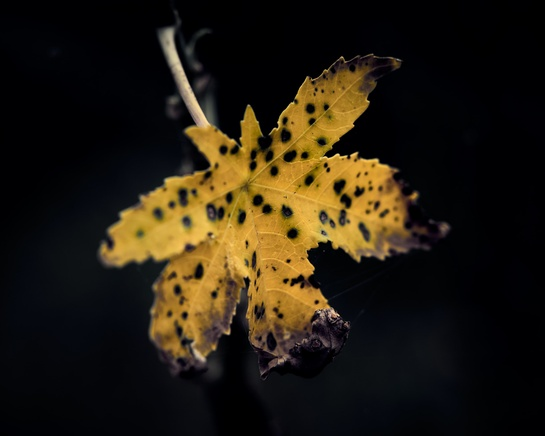
#> input picture testImg1.jpg, 545 x 436 px, shrunk from 3141 x 2513 before the run, given in place of beach.jpg, which was not available
$ python ex1_main.py   (older library calls are emulated)
#> lines starting #> are read from the running program, lines starting #| are printed output that depends on the picture; pictures that were not available may be replaced by others from this repository, and a replacement may not be noted
### ex1_utils.py
"""
        '########:'##::::'##::::'##:::
         ##.....::. ##::'##:::'####:::
         ##::::::::. ##'##::::.. ##:::
         ######:::::. ###::::::: ##:::
         ##...:::::: ## ##:::::: ##:::
         ##:::::::: ##:. ##::::: ##:::
         ########: ##:::. ##::'######:
        ........::..:::::..:::......::
"""
from typing import List
import cv2
import numpy as np
import matplotlib.pyplot as plt
from PIL.GimpGradientFile import EPSILON

LOAD_GRAY_SCALE = 1
LOAD_RGB = 2


def myID() -> np.int:
    """
    Return my ID (not the friend's ID I copied from)
    :return: int
    """
    return 323010835


# Reads an image and returns the image converted as requested (1 -> grayscale, 2 -> RGB)
def imReadAndConvert(filename:str, representation:int)->np.ndarray:
    image = cv2.imread(filename)
    # if grayscale
    if (representation == 1):
        gray = cv2.cvtColor(image, cv2.COLOR_BGR2GRAY)
        # normalize to [0,1]
        norm_image = cv2.normalize(gray, None, alpha=0, beta=1, norm_type=cv2.NORM_MINMAX, dtype=cv2.CV_32F)
        return norm_image
    # if rgb
    else:
        rgb = cv2.cvtColor(image, cv2.COLOR_BGR2RGB)
        # normalize to [0,1]
        norm_image = cv2.normalize(rgb, None, alpha=0, beta=1, norm_type=cv2.NORM_MINMAX, dtype=cv2.CV_32F)
        return norm_image

    """
    Reads an image, and returns the image converted as requested
    :param filename: The path to the image
    :param representation: GRAY_SCALE or RGB
    :return: The image object
    """


# Reads an image as RGB or grayscale and displays it
def imDisplay(filename:str, representation:int)->None:
    src = imReadAndConvert(filename, representation)
    cv2.imshow('im',src)
    cv2.waitKey(0)
    cv2.destroyAllWindows()
    """
    Reads an image as RGB or GRAY_SCALE and displays it
    :param filename: The path to the image
    :param representation: GRAY_SCALE or RGB
    :return: None
    """


# Converts RGB to YIQ
def transformRGB2YIQ(imRGB:np.ndarray)->np.ndarray:
    rgb_to_yiq = np.array([[0.299, 0.587, 0.114],
                           [0.59590059, -0.27455667, -0.32134392],
                           [0.21153661, -0.52273617, 0.31119955]])
    # Matrix multiply
    return np.dot(imRGB, rgb_to_yiq.T.copy())
    """
    Converts an RGB image to YIQ color space
    :param imgRGB: An Image in RGB
    :return: A YIQ in image color space
    """


#Converts YIQ to RGB
# [12 lines left out: function transformYIQ2RGB, not called in this run]


# Histogram Equalization
# Returns the histograms and the equalized array
def histogramEqualize(imOrig:np.ndarray)->(np.ndarray,np.ndarray,np.ndarray):
    # Normalize the range back to [0,255]
    imOrig = imOrig*255
    image = imOrig.astype(np.uint8)
    # Show the image
    cv2.imshow('im', image)
    hist, bins = np.histogram(image.flatten(), 256, [0, 256])

    # CumSum and normalize it
    cdf = hist.cumsum()
    cdf_normalized = cdf * hist.max() / cdf.max()

    # Show the histogram with CumSum
    plt.plot(cdf_normalized, color='b')
    plt.hist(image.flatten(), 256, [0, 256], color='r')
    plt.xlim([0, 256])
    plt.legend(('cdf', 'histogram'), loc='upper left')
    plt.show()

    # Span the values according to the algorithm
    cdf_m = np.ma.masked_equal(cdf, 0)
    cdf_m = (cdf_m - cdf_m.min()) * 255 / (cdf_m.max() - cdf_m.min())
    cdf = np.ma.filled(cdf_m, 0).astype('uint8')

    # Transform the values to a 'better' image
    img2 = cdf[image]
    cv2.imshow('im', img2)
    hist, bins = np.histogram(img2.flatten(), 256, [0, 256])

    # CumSum of the new image (should be linear)
    cdf = hist.cumsum()
    cdf_normalized = cdf * hist.max() / cdf.max()

    # Show the histogram with CumSum
    plt.plot(cdf_normalized, color='b')
    plt.hist(img2.flatten(), 256, [0, 256], color='r')
    plt.xlim([0, 256])
    plt.legend(('cdf', 'histogram'), loc='upper left')
    plt.show()

    img2 = cv2.normalize(img2, None, alpha=0, beta=1, norm_type=cv2.NORM_MINMAX, dtype=cv2.CV_32F)
    return img2, np.histogram(img2.flatten(), 256, [0, 256]), np.histogram(image.flatten(), 256, [0, 256])
    """
        Equalizes the histogram of an image
        :param imgOrig: Original Histogram
        :ret
    """


# [95 lines left out: functions quantizeImage, KmeansQuantizeImage, not called in this run]

### ex1_main.py
from ex1_utils import *
from gamma import gammaDisplay
import numpy as np
import matplotlib.pyplot as plt
import time


def histEqDemo(img_path: str, rep: int):
    img = imReadAndConvert(img_path, rep)
    imgeq, histOrg, histEq = histogramEqualize(img)

    # Display cumsum
    cumsum = np.cumsum(histOrg)
    cumsumEq = np.cumsum(histEq)
    plt.gray()
    plt.plot(range(256), cumsum, 'r')
    plt.plot(range(256), cumsumEq, 'g')

    # Display the images
    plt.figure()
    plt.imshow(img)

    plt.figure()
    plt.imshow(imgeq)
    plt.show()


def quantDemo(img_path: str, rep: int):
    img = imReadAndConvert(img_path, rep)
    st = time.time()

    img_lst, err_lst = quantizeImage(img, 3, 20)

    print("Time:%.2f" % (time.time() - st))
    print("Error 0:\t %f" % err_lst[0])
    print("Error last:\t %f" % err_lst[-1])

    plt.gray()
    plt.imshow(img_lst[0])
    plt.figure()
    plt.imshow(img_lst[-1])

    plt.figure()
    plt.plot(err_lst, 'r')
    plt.show()


def main():
    print("ID:", myID())
    img_path = 'beach.jpg'

    # Basic read and display
    imDisplay(img_path, LOAD_GRAY_SCALE)
#> in imReadAndConvert, image is the input picture: shape (436, 545, 3); mean B, G, R 16.6, 29.3, 36.9
#> in imReadAndConvert, `gray = cv2.cvtColor(image, cv2.COLOR_BGR2GRAY)`:
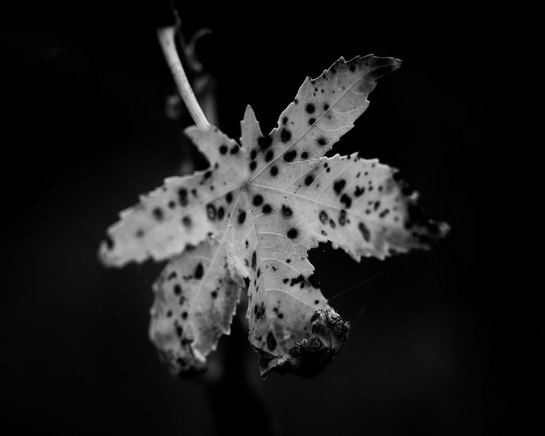
#> gray: shape (436, 545); min 0, max 227, mean 30
    imDisplay(img_path, LOAD_RGB)

    # Convert Color spaces
    img = imReadAndConvert(img_path, LOAD_RGB)
    yiq_img = transformRGB2YIQ(img)
#> in transformRGB2YIQ, `return np.dot(imRGB, rgb_to_yiq.T.copy())`:
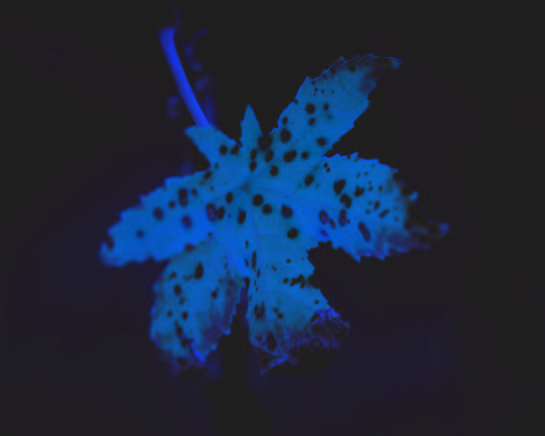
#> returned value: shape (436, 545, 3) float64; mean of channels 0, 1, 2 0.119, 0.0338, -0.00924; drawn with min black and max white
    f, ax = plt.subplots(1, 2)
    ax[0].imshow(img)
    ax[1].imshow(yiq_img)
    plt.show()
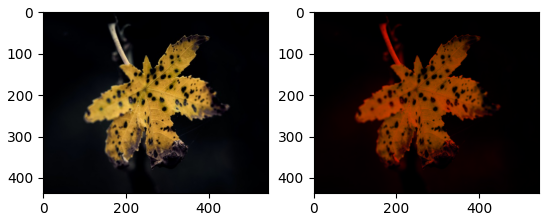
#> figure drawn by matplotlib, 2 panels

    # Image histEq
    histEqDemo(img_path, LOAD_GRAY_SCALE)
#> in histogramEqualize, `hist, bins = np.histogram(image.flatten(), 256, [0, 256])`: hist = 256 values, max 63986 at index 0, min 0 at index 9, mean 928.2; bins = 257 values from 0 to 256
#> in histogramEqualize, `cdf = hist.cumsum()`: cdf = 256 values from 63986 to 237620
#> in histogramEqualize, `cdf_normalized = cdf * hist.max() / cdf.max()`: cdf_normalized = 256 values from 17230.1 to 63986
#> in histogramEqualize, `plt.show()`:
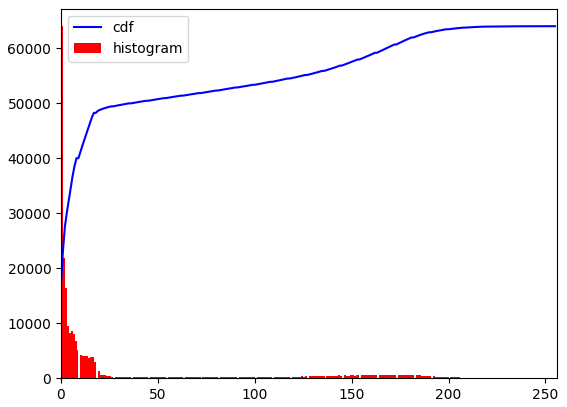
#> figure drawn by matplotlib, 1 panel; tallest bar 63986 high, from x = 0 to 1; curve peaks at x = 254, y = 63986
#> in histogramEqualize, `cdf = np.ma.filled(cdf_m, 0).astype('uint8')`: cdf = 256 values from 0 to 255
#> in histogramEqualize, `img2 = cdf[image]`:
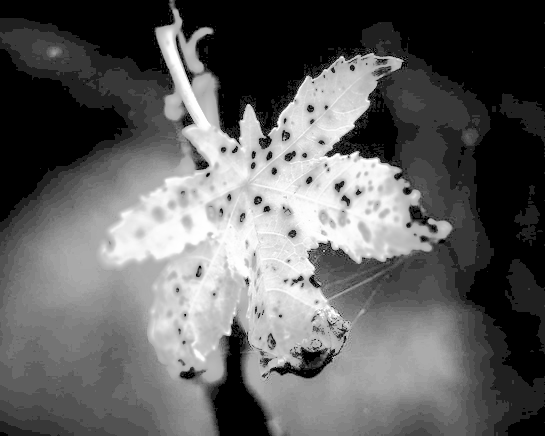
#> img2: shape (436, 545); min 0, max 255, mean 96.8
#> in histogramEqualize, `hist, bins = np.histogram(img2.flatten(), 256, [0, 256])`: hist = 256 values, max 63986 at index 0, min 0 at index 1, mean 928.2
#> in histogramEqualize, `cdf = hist.cumsum()`: cdf = 256 values from 63986 to 237620
#> in histogramEqualize, `plt.show()`:
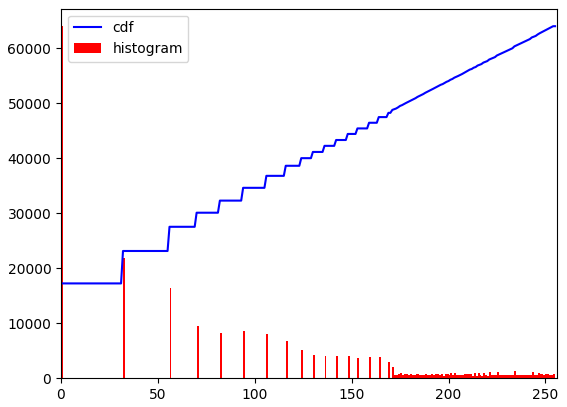
#> figure drawn by matplotlib, 1 panel; tallest bar 63986 high, from x = 0 to 1; curve peaks at x = 255, y = 63986
    histEqDemo(img_path, LOAD_RGB)

    # Image Quantization
    quantDemo(img_path, LOAD_GRAY_SCALE)
    quantDemo(img_path, LOAD_RGB)

    # Gamma
    gammaDisplay(img_path, LOAD_GRAY_SCALE)


if __name__ == '__main__':
#> (the run stopped early here; a loop or call above may not have finished)

$ run again, on testImg2.jpg
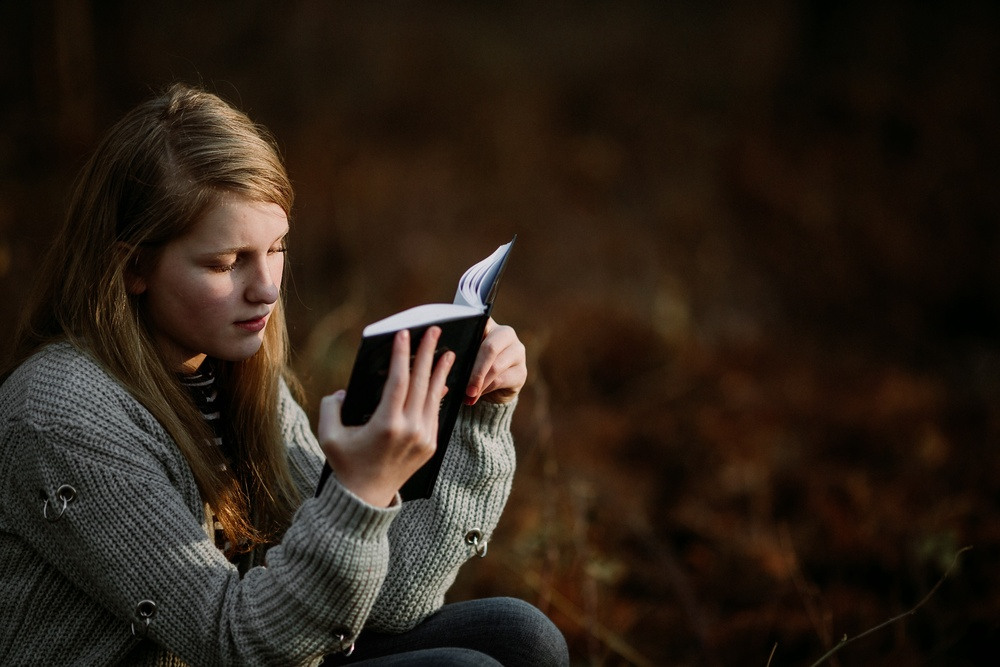
#> input picture testImg2.jpg, 1000 x 667 px, shrunk from 5760 x 3840 before the run, given in place of beach.jpg, which was not available
#> in imReadAndConvert, image is the input picture: shape (667, 1000, 3); mean B, G, R 22.8, 32.5, 43.5
#> image: shape (667, 1000)
#> in histogramEqualize, `hist, bins = np.histogram(image.flatten(), 256, [0, 256])`: hist = 256 values, max 21043 at index 9, min 0 at index 42, mean 2605.5; bins = 257 values from 0 to 256
#> in histogramEqualize, `cdf = hist.cumsum()`: cdf = 256 values from 546 to 667000
#> cdf_normalized = 256 values from 17.23 to 21043
#> in histogramEqualize, `cdf = np.ma.filled(cdf_m, 0).astype('uint8')`: cdf = 256 values from 0 to 255
#> in histogramEqualize, `img2 = cdf[image]`:
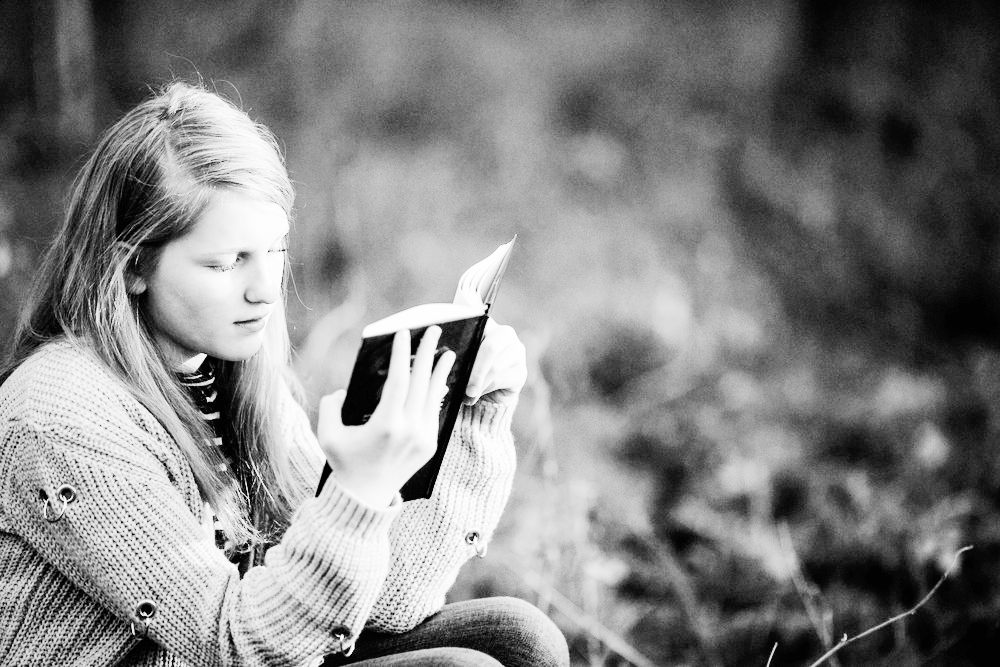
#> img2: shape (667, 1000); min 0, max 255, mean 129.2
#> in histogramEqualize, `hist, bins = np.histogram(img2.flatten(), 256, [0, 256])`: hist = 256 values, max 21043 at index 37, min 0 at index 1, mean 2605.5
#> in histogramEqualize, `cdf = hist.cumsum()`: cdf = 256 values from 546 to 667000
#> in histogramEqualize, `plt.show()`:
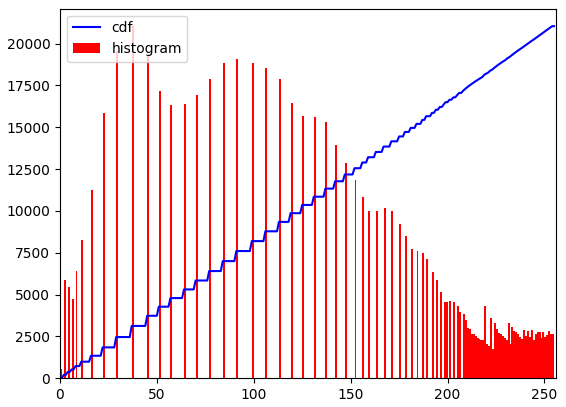
#> figure drawn by matplotlib, 1 panel; tallest bar 21043 high, from x = 37 to 38; curve peaks at x = 255, y = 21043
